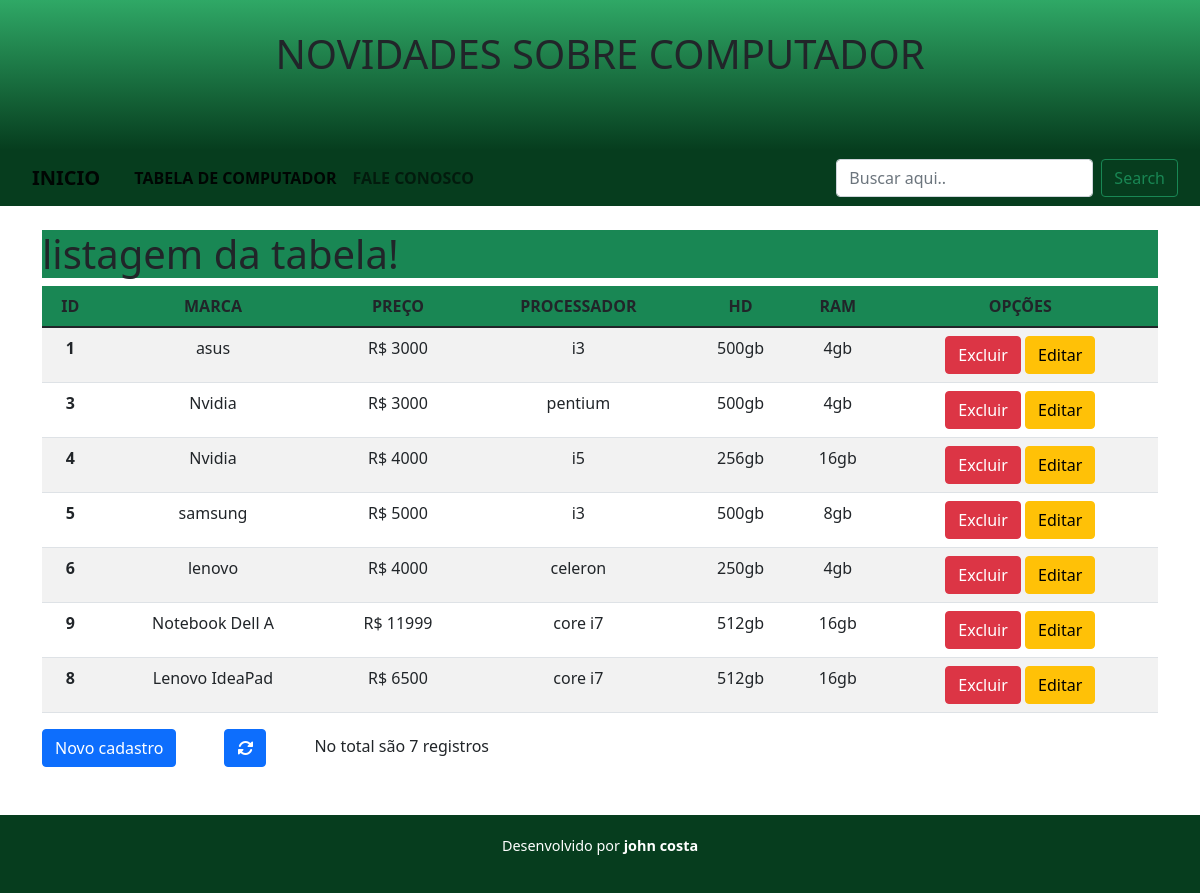
Page /prova002/listagem_tabela.php on the committed database.
### tables this page shows
CREATE TABLE `computadores` (
  `id` int(5) NOT NULL AUTO_INCREMENT,
  `marca` varchar(15) DEFAULT NULL,
  `preco` int(6) NOT NULL,
  `processador` varchar(10) NOT NULL,
  `hd` int(10) NOT NULL,
  `ram` int(5) NOT NULL,
  PRIMARY KEY (`id`)
);

### prova002/listagem_tabela.php (the view, shortened to what this page needs)
<!doctype html>
<html lang="en">
  <head>
    <link href="https://cdn.jsdelivr.net/npm/bootstrap@5.1.1/dist/css/bootstrap.min.css" rel="stylesheet">
  <link rel="stylesheet" href="css/style.css">
  </head>
  <body>
  <header>
      <h1>NOVIDADES SOBRE COMPUTADOR</h1>
    </header>
  <nav class="navbar navbar-expand-lg navbar-light">
  <div class="container-fluid">
    <a class="navbar-brand" href="index.php">INICIO</a>
    <div class="collapse navbar-collapse" id="navbarSupportedContent">
      <ul class="navbar-nav me-auto mb-2 mb-lg-0">
        <li class="nav-item">
          <a class="nav-link active" aria-current="page" href="listagem_tabela.php">TABELA DE COMPUTADOR</a>
        </li>
        <li class="nav-item">
          <a class="nav-link" href="#">FALE CONOSCO</a>
        </li>
      </ul>
      <form class="d-flex" method="POST">
        <input class="form-control me-2" name="nome" type="search" placeholder="Buscar aqui.." aria-label="Search">
        <button class="btn btn-outline-success" type="submit">Search</button>
      </form>
    </div>
  </div>
</nav>
      <br>
    <div class="container">
          <?php
          $nome = htmlentities($_POST['nome']);
          echo "<h1 class='bg-success'>listagem da tabela!</h1>";
          $banco = "SELECT * from computadores WHERE marca like '%$nome%'; ";
          $sql = mysql_query($banco);
          echo"<div class='table-responsive'> ";
            echo "<table class= 'table table-striped'>";
            echo"<thead class='bg-success'>
                  <tr class='text-center'>
                    <th> ID </th>
                    <th> MARCA </th>
                    <th> PREÇO </th>
                    <th> PROCESSADOR </th>
                    <th> HD </th>
                    <th> RAM</th>
                    <th> OPÇÕES</th>
                 </tr>
                 </thead>";
            while ( $linha = mysql_fetch_array($sql)){
                 echo "
                 <tr class='text-center'>
                    <th> $linha[id] </th>
                    <td>$linha[marca] </td>
                    <td>R$ $linha[preco] </td>
                    <td>$linha[processador] </td>
                    <td>$linha[hd]gb </td>
                    <td>$linha[ram]gb </td>
                    <td>
                    <a href='deletar.php?id=$linha[id]' class='btn btn-danger'
                    onclick=\"return confirm('Deseja excluir?');\">Excluir</a>
                    <a href='formulario_editar.php?id=$linha[id]' class='btn btn-warning' >Editar</a></td>
                 </tr>";
                 $c+=1;
            }
                echo "</table> ";
                echo"<a href='Formulario_inserir.php'><button type='submit' class='btn btn-primary me-5'>Novo cadastro</button></a>";
                echo"<a href='listagem_tabela.php?' class='btn btn-primary me-5'><i class='fas fa-sync-alt'></i></a>";
                echo "No total são $c registros";
              echo"</div>";
          ?>
        </div>
        <br>
        <?php
          include "rodape.php"
        ?>
  </body>
</html>

### prova002/rodape.php (shortened to what this page needs)
<!doctype html>
<html lang="en">
  <head>
    <link href="https://cdn.jsdelivr.net/npm/bootstrap@5.1.3/dist/css/bootstrap.min.css" rel="stylesheet">
  </head>
  <body>
    <br>
        <footer>
            <p>Desenvolvido por <a href="#">john costa</a></p>
        </footer>
  </body>
</html>

### prova002/css/style.css (style rules this page uses)
:root { --cor0:#ebe5c5; --cor1:#83e1ad; --cor2:#3ddc84; --cor3:#2fa866; --cor4:#1a5c37; --cor5:#063d1e; --fonte-padrao: arial, verdana, helvetica, sans-serif; --fonte-destaque: 'Bebas Neue', 'cursive'; --fonte-android:'android', 'cursive'; }
nav { background-color: var(--cor5); padding: 10px; }
nav a { color: var(--cor1); padding: 10px; text-decoration: none; font-weight: bold; border-radius: 5px; transition-duration: 1s; }
header { background-image: linear-gradient(to bottom, var(--cor3), var(--cor5)); min-height: 150px; text-align: center; padding-top: 30px; }
footer { background-color: var(--cor5); color: white; text-align: center; font-size: 0.9em; padding: 20px; }
footer a { color: white; font-weight: bold; text-decoration: none; }

### rows in the picture
computadores: id "1", marca "asus", preco "3000", processador "i3", hd "500", ram "4"
computadores: id "3", marca "Nvidia", preco "3000", processador "pentium", hd "500", ram "4"
computadores: id "4", marca "Nvidia", preco "4000", processador "i5", hd "256", ram "16"
computadores: id "5", marca "samsung", preco "5000", processador "i3", hd "500", ram "8"
computadores: id "6", marca "lenovo", preco "4000", processador "celeron", hd "250", ram "4"
computadores: id "9", marca "Notebook Dell A", preco "11999", processador "core i7", hd "512", ram "16"
computadores: id "8", marca "Lenovo IdeaPad", preco "6500", processador "core i7", hd "512", ram "16"

### other values in the picture
$c "7"
